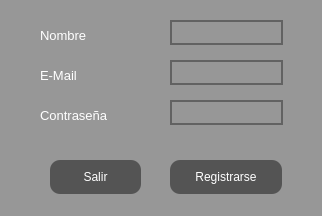
<?xml version="1.0" encoding="UTF-8"?>
<ui version="4.0">
 <class>SignInView</class>
 <widget class="QMainWindow" name="SignInView">
  <property name="geometry">
   <rect>
    <x>0</x>
    <y>0</y>
    <width>322</width>
    <height>216</height>
   </rect>
  </property>
  <property name="windowTitle">
   <string>Registro</string>
  </property>
  <property name="windowIcon">
   <iconset>
    <normaloff>../../dist/launcher/src/feather/mainLogo.ico</normaloff>../../dist/launcher/src/feather/mainLogo.ico</iconset>
  </property>
  <property name="styleSheet">
   <string notr="true">* {
	 background-color: rgb(151, 151, 151)
}

QLabel {
	color: rgb(255, 255, 255);
	
	font: 75 10pt &quot;Yu Gothic UI&quot;;

}

QLineEdit {
	border:  2px solid rgb(98, 98, 98);
	border-radius: 15px;
	color: rgb(255, 255, 255);
	background-color: rgb(151, 151, 151)
}
QLineEdit:hover{
	border: 2px solid rgb(48,50,62);
}

QLineEdit:focus {

	border : 2px solid rgb(48,50,62)

}


QPushButton {

	border-radius: 10px;
	background-color: rgb(84, 84, 84);
	color:rgb(255, 255, 255)

}

QPushButton:hover {
	 background-color: rgb(0, 85,124);
     color: rgb(255, 255, 255)
}

QPushButton:checked {
                                    background-color: rgb(0, 85,124);
                                    color: rgb(255, 255, 255)
                                }

</string>
  </property>
  <widget class="QWidget" name="centralwidget">
   <widget class="QLabel" name="labelNombre">
    <property name="geometry">
     <rect>
      <x>40</x>
      <y>20</y>
      <width>111</width>
      <height>31</height>
     </rect>
    </property>
    <property name="font">
     <font>
      <family>Yu Gothic UI</family>
      <pointsize>10</pointsize>
      <weight>9</weight>
      <italic>false</italic>
      <bold>false</bold>
     </font>
    </property>
    <property name="text">
     <string>Nombre</string>
    </property>
   </widget>
   <widget class="QLabel" name="labelEmail">
    <property name="geometry">
     <rect>
      <x>40</x>
      <y>60</y>
      <width>111</width>
      <height>31</height>
     </rect>
    </property>
    <property name="font">
     <font>
      <family>Yu Gothic UI</family>
      <pointsize>10</pointsize>
      <weight>9</weight>
      <italic>false</italic>
      <bold>false</bold>
     </font>
    </property>
    <property name="text">
     <string>E-Mail</string>
    </property>
   </widget>
   <widget class="QLabel" name="labelPass">
    <property name="geometry">
     <rect>
      <x>40</x>
      <y>100</y>
      <width>131</width>
      <height>31</height>
     </rect>
    </property>
    <property name="font">
     <font>
      <family>Yu Gothic UI</family>
      <pointsize>10</pointsize>
      <weight>9</weight>
      <italic>false</italic>
      <bold>false</bold>
     </font>
    </property>
    <property name="text">
     <string>Contraseña</string>
    </property>
   </widget>
   <widget class="QLineEdit" name="tfNombre">
    <property name="geometry">
     <rect>
      <x>170</x>
      <y>20</y>
      <width>113</width>
      <height>25</height>
     </rect>
    </property>
   </widget>
   <widget class="QLineEdit" name="tfEmail">
    <property name="geometry">
     <rect>
      <x>170</x>
      <y>60</y>
      <width>113</width>
      <height>25</height>
     </rect>
    </property>
   </widget>
   <widget class="QLineEdit" name="tfPass">
    <property name="geometry">
     <rect>
      <x>170</x>
      <y>100</y>
      <width>113</width>
      <height>25</height>
     </rect>
    </property>
    <property name="echoMode">
     <enum>QLineEdit::Password</enum>
    </property>
   </widget>
   <widget class="QPushButton" name="buttonRegistrar">
    <property name="geometry">
     <rect>
      <x>170</x>
      <y>160</y>
      <width>112</width>
      <height>34</height>
     </rect>
    </property>
    <property name="text">
     <string>Registrarse</string>
    </property>
   </widget>
   <widget class="QPushButton" name="buttonSalir">
    <property name="geometry">
     <rect>
      <x>50</x>
      <y>160</y>
      <width>91</width>
      <height>34</height>
     </rect>
    </property>
    <property name="text">
     <string>Salir</string>
    </property>
   </widget>
  </widget>
 </widget>
 <resources/>
 <connections/>
</ui>
